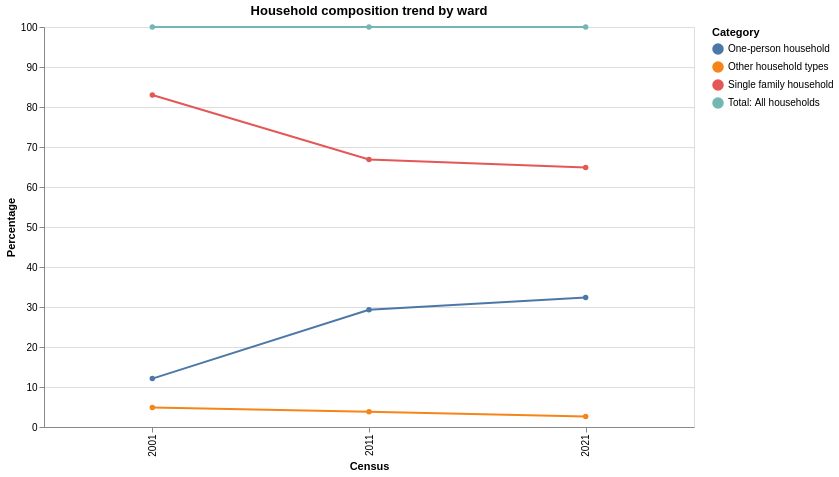

Source (notebook cell):
### Code cell
df_plot = df_composition[
    df_composition["sub_category1"].isna()
].copy()

ward_dropdown = alt.binding_select(
    options=sorted(df_plot["ward"].dropna().unique()),
    name="Ward: "
)

ward_select = alt.selection_point(
    fields=["ward"],
    bind=ward_dropdown,
    value=df_plot["ward"].dropna().iloc[0]
)

chart = (
    alt.Chart(df_plot)
    .mark_line(point=True)
    .encode(
        x=alt.X("census:O", title="Census"),
        y=alt.Y("pct:Q", title="Percentage"),
        color=alt.Color("main_category:N", title="Category"),
        tooltip=["ward", "main_category", "census", "number", "pct"]
    )
    .add_params(ward_select)
    .transform_filter(ward_select)
    .properties(
        width=650,
        height=400,
        title="Household composition trend by ward"
    )
)

chart

### Figure 1 — Vega-Lite specification as saved in the notebook (floating-point values rounded to 4 significant figures; data arrays with more than 128 entries replaced by an {"elided": "..."} marker saying what was removed)
{"config": {"view": {"continuousWidth": 300, "continuousHeight": 300}}, "data": {"name": "data-af8c88b25b9401adf39ee33e2b4bf37c"}, "mark": {"type": "line", "point": true}, "encoding": {"color": {"field": "main_category", "title": "Category", "type": "nominal"}, "tooltip": [{"field": "ward", "type": "nominal"}, {"field": "main_category", "type": "nominal"}, {"field": "census", "type": "quantitative"}, {"field": "number", "type": "quantitative"}, {"field": "pct", "type": "quantitative"}], "x": {"field": "census", "title": "Census", "type": "ordinal"}, "y": {"field": "pct", "title": "Percentage", "type": "quantitative"}}, "height": 400, "params": [{"name": "param_1", "select": {"type": "point", "fields": ["ward"]}, "bind": {"input": "select", "options": ["Baildon", "Bingley", "Bingley Rural", "Bolton and Undercliffe", "Bowling and Barkerend", "Bradford Moor", "City", "Clayton and Fairweather Green", "Craven", "Eccleshill", "Great Horton", "Heaton", "Idle and Thackley", "Ilkley", "Keighley Central", "Keighley East", "Keighley West", "Little Horton", "Manningham", "Queensbury", "Royds", "Shipley", "Thornton and Allerton", "Toller", "Tong", "Wharfedale", "Wibsey", "Windhill and Wrose", "Worth Valley", "Wyke"], "name": "Ward: "}, "value": "Craven"}], "title": "Household composition trend by ward", "transform": [{"filter": {"param": "param_1"}}], "width": 650, "$schema": "https://vega.github.io/schema/vega-lite/v5.20.1.json", "datasets": {"data-af8c88b25b9401adf39ee33e2b4bf37c": {"elided": "360 records"}}}
